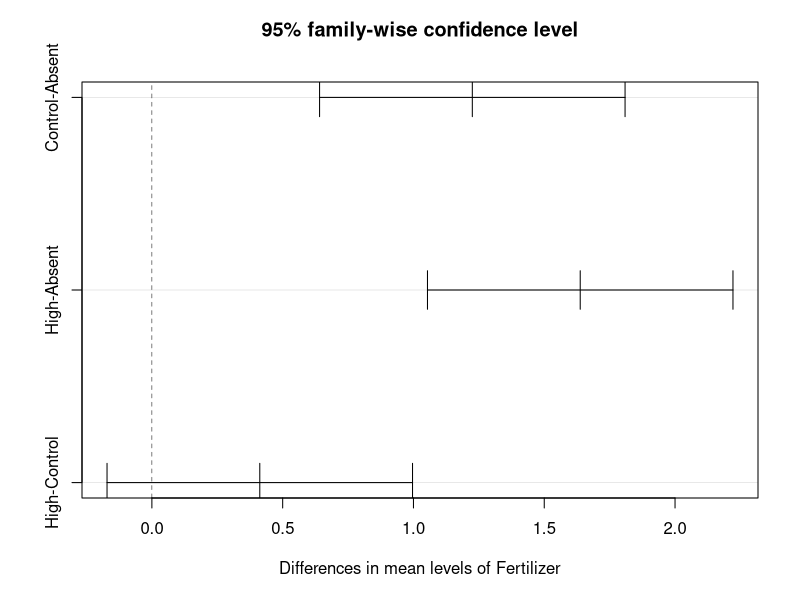

The R script that drew this image:
## ---- chunk 1
knitr::opts_chunk$set(echo = TRUE, warning=FALSE, message=FALSE)
## ---- chunk 2
experiment.data <- data.frame( Block = factor(rep(paste0("Field", 1:8),3)), 
                               Fertilizer = factor(rep(c("Control", "Absent", "High"), each = 8)),
                               yields = c(9.3, 8.7, 9.3, 9.5, 9.9, 8.9, 8.3, 9.1,
                                          8.7, 7.1, 8.2, 8.9, 9.1, 8.0, 6.2, 7.0,
                                          10.0, 9.1, 10.4, 10.0, 10.8, 9.0, 8.9, 8.1))
experiment.data 
## ---- chunk 3
anova.fit <- aov(yields ~ Fertilizer + Block, data = experiment.data)
summary(anova.fit) # this commend returns ANOVA table
## ---- chunk 4
# the 95% confidence interval for \sigma^2 is
c(0,  2.787/qchisq(p = 0.05, df = 14))
## ---- chunk 5
library(dplyr)
(treat_mean <- experiment.data %>%
        group_by(Fertilizer) %>%
        summarise(mean_Treatment = mean(yields)))
cat("the confidence interval for the difference btw Absend and Control is (",
    c(7.9 - 9.125 - qt(p = 0.05/2, df = 2*7, lower.tail = F)*sqrt(2*0.199/8),
      7.9 - 9.125 + qt(p = 0.05/2, df = 2*7, lower.tail = F)*sqrt(2*0.199/8)), ").")
## ---- chunk 6
experiment.data %>%
        group_by(Block) %>%
        summarise(mean_Block = mean(yields))
cat("the confidence interval for the difference btw Feild1 and Feild2 is (",
    c(9.333 - 8.300 - qt(p = 0.05/2, df = 2*7, lower.tail = F)*sqrt(2*0.199/3),
      9.333 - 8.300 + qt(p = 0.05/2, df = 2*7, lower.tail = F)*sqrt(2*0.199/3)), ").")
## ---- chunk 7
w.B <- qt(p = 0.05/2/5, df = 2*7, lower.tail = F)
c.vector <- c(-1, 0.5, 0.5)
# the Bonferroni confidence interval is 
c(treat_mean$mean_Treatment%*%c.vector - w.B*sqrt(0.199*sum(c.vector^2)/8), 
  treat_mean$mean_Treatment%*%c.vector + w.B*sqrt(0.199*sum(c.vector^2)/8))
## ---- chunk 8
# the Scheffe confidence interval is 
w.S <- qf(p = 0.95, df1 = 3-1, df2 = 2*7)
c(treat_mean$mean_Treatment%*%c.vector - w.S*sqrt(0.199*sum(c.vector^2)/8), 
  treat_mean$mean_Treatment%*%c.vector + w.S*sqrt(0.199*sum(c.vector^2)/8))
## ---- chunk 9
TukeyHSD(anova.fit, "Fertilizer", ordered = TRUE, conf.level = 0.95)
plot(TukeyHSD(anova.fit, "Fertilizer", ordered = TRUE, conf.level = 0.95))
